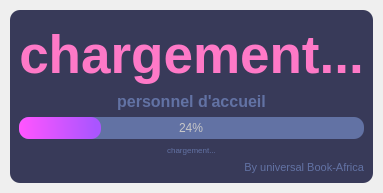
<?xml version="1.0" encoding="UTF-8"?>
<ui version="4.0">
 <class>SplashScreen</class>
 <widget class="QMainWindow" name="SplashScreen">
  <property name="geometry">
   <rect>
    <x>0</x>
    <y>0</y>
    <width>676</width>
    <height>0</height>
   </rect>
  </property>
  <property name="windowTitle">
   <string>MainWindow</string>
  </property>
  <widget class="QWidget" name="centralwidget">
   <layout class="QHBoxLayout" name="horizontalLayout_2">
    <property name="spacing">
     <number>0</number>
    </property>
    <property name="leftMargin">
     <number>10</number>
    </property>
    <property name="topMargin">
     <number>10</number>
    </property>
    <property name="rightMargin">
     <number>10</number>
    </property>
    <property name="bottomMargin">
     <number>10</number>
    </property>
    <item>
     <widget class="QFrame" name="DropShadowFrame">
      <property name="styleSheet">
       <string notr="true">QFrame{
	background-color: rgb(56, 58, 89);
	color: rgb(220, 220, 220);
	border-radius: 10px
}</string>
      </property>
      <property name="frameShape">
       <enum>QFrame::StyledPanel</enum>
      </property>
      <property name="frameShadow">
       <enum>QFrame::Raised</enum>
      </property>
      <layout class="QVBoxLayout" name="verticalLayout">
       <item alignment="Qt::AlignTop">
        <widget class="QWidget" name="Headercontainer" native="true">
         <widget class="QWidget" name="WindowBtn" native="true">
          <property name="geometry">
           <rect>
            <x>560</x>
            <y>-10</y>
            <width>80</width>
            <height>42</height>
           </rect>
          </property>
          <layout class="QGridLayout" name="gridLayout">
           <item row="0" column="0">
            <widget class="QPushButton" name="pushButton_2">
             <property name="styleSheet">
              <string notr="true">background-color: transparent;
color: rgb(98, 114, 164);
</string>
             </property>
             <property name="text">
              <string/>
             </property>
             <property name="icon">
              <iconset resource="ressource.qrc">
               <normaloff>:/icons/icons/minus.svg</normaloff>:/icons/icons/minus.svg</iconset>
             </property>
             <property name="iconSize">
              <size>
               <width>24</width>
               <height>24</height>
              </size>
             </property>
             <property name="checkable">
              <bool>false</bool>
             </property>
            </widget>
           </item>
           <item row="0" column="1">
            <widget class="QPushButton" name="pushButton">
             <property name="styleSheet">
              <string notr="true">background-color: transparent;</string>
             </property>
             <property name="text">
              <string/>
             </property>
             <property name="icon">
              <iconset resource="ressource.qrc">
               <normaloff>:/icons/icons/x.svg</normaloff>:/icons/icons/x.svg</iconset>
             </property>
             <property name="iconSize">
              <size>
               <width>24</width>
               <height>24</height>
              </size>
             </property>
            </widget>
           </item>
          </layout>
         </widget>
        </widget>
       </item>
       <item>
        <widget class="QLabel" name="TitleLabel">
         <property name="font">
          <font>
           <family>Segoe UI</family>
           <pointsize>40</pointsize>
          </font>
         </property>
         <property name="styleSheet">
          <string notr="true">color: rgb(254, 121, 199);</string>
         </property>
         <property name="text">
          <string>&lt;strong&gt;chargement...&lt;/strong</string>
         </property>
         <property name="alignment">
          <set>Qt::AlignCenter</set>
         </property>
        </widget>
       </item>
       <item>
        <widget class="QLabel" name="DescriptionLabel">
         <property name="font">
          <font>
           <family>Segoe UI</family>
           <pointsize>12</pointsize>
          </font>
         </property>
         <property name="styleSheet">
          <string notr="true">color: rgb(98, 114, 164);</string>
         </property>
         <property name="text">
          <string>&lt;strong&gt;personnel d'accueil&lt;/strong</string>
         </property>
         <property name="alignment">
          <set>Qt::AlignCenter</set>
         </property>
        </widget>
       </item>
       <item>
        <widget class="QProgressBar" name="progressBar">
         <property name="styleSheet">
          <string notr="true">QProgressBar{
	
	background-color: rgb(98, 114, 164);
	color: rgb(200, 200, 200);
	border-style: none;
	border-radius: 10px;
	text-align: center;

}

QProgressBar::chunk{
	border-radius: 10px;
	background-color: qlineargradient(spread:pad, x1:0.0201005, y1:0.54, x2:0.974874, y2:0.534, stop:0 rgba(255, 85, 255, 255), stop:0.959799 rgba(170, 85, 255, 255));

}</string>
         </property>
         <property name="value">
          <number>24</number>
         </property>
        </widget>
       </item>
       <item>
        <widget class="QLabel" name="LoadLabel">
         <property name="font">
          <font>
           <family>Segoe UI</family>
           <pointsize>6</pointsize>
          </font>
         </property>
         <property name="styleSheet">
          <string notr="true">color: rgb(98, 114, 164);</string>
         </property>
         <property name="text">
          <string>chargement...</string>
         </property>
         <property name="alignment">
          <set>Qt::AlignCenter</set>
         </property>
        </widget>
       </item>
       <item>
        <widget class="QLabel" name="CreditLabel">
         <property name="font">
          <font>
           <family>Segoe UI</family>
           <pointsize>8</pointsize>
          </font>
         </property>
         <property name="styleSheet">
          <string notr="true">color: rgb(98, 114, 164);</string>
         </property>
         <property name="text">
          <string>By universal Book-Africa</string>
         </property>
         <property name="alignment">
          <set>Qt::AlignBottom|Qt::AlignRight|Qt::AlignTrailing</set>
         </property>
        </widget>
       </item>
      </layout>
     </widget>
    </item>
   </layout>
  </widget>
 </widget>
 <resources>
  <include location="ressource.qrc"/>
 </resources>
 <connections/>
</ui>
